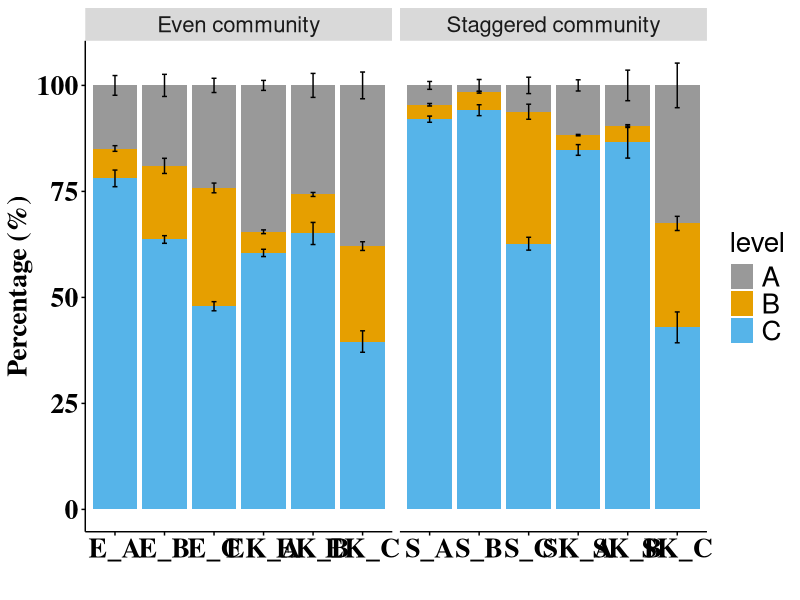

Write the R code that produced this figure.
#读入文件
x<-read.table(file="mis.txt",sep="\t",header=T)  
x

#每组分别计算不同mismatch的标准偏差及坐标
library(tidyverse)
E_A = x %>% filter(Type == "E",primer=="A") %>%
  group_by(mismatch)%>%
  summarize(mean = mean(percentage),sd = sd(percentage)) 
E_A = cbind(Type=rep("E_A",3),E_A,for_sd=unlist(c(100,E_A[2,2],E_A[2,2]+E_A[3,2])))

E_B = x %>% filter(Type == "E",primer=="B") %>%
  group_by(mismatch) %>% 
  summarize(mean = mean(percentage),sd = sd(percentage)) 
E_B = cbind(Type=rep("E_B",3),E_B,for_sd=unlist(c(100,E_B[2,2],E_B[2,2]+E_B[3,2])))

E_C = x %>% filter(Type == "E",primer=="C") %>%
  group_by(mismatch) %>% 
  summarize(mean = mean(percentage),sd = sd(percentage)) 
E_C = cbind(Type=rep("E_C",3),E_C,for_sd=unlist(c(100,E_C[2,2],E_C[2,2]+E_C[3,2])) ) 

EK_A = x %>% filter(Type == "EK",primer=="A") %>%
  group_by(mismatch) %>% 
  summarize(mean = mean(percentage),sd = sd(percentage)) 
EK_A = cbind(Type=rep("EK_A",3),EK_A,for_sd=unlist(c(100,EK_A[2,2],EK_A[2,2]+EK_A[3,2]))  ) 

EK_B = x %>% filter(Type == "EK",primer=="B") %>%
  group_by(mismatch) %>% 
  summarize(mean = mean(percentage),sd = sd(percentage)) 
EK_B = cbind(Type=rep("EK_B",3),EK_B,for_sd=unlist(c(100,EK_B[2,2],EK_B[2,2]+EK_B[3,2])) )

EK_C = x %>% filter(Type == "EK",primer=="C") %>%
  group_by(mismatch) %>% 
  summarize(mean = mean(percentage),sd = sd(percentage)) 
EK_C = cbind(Type=rep("EK_C",3),EK_C,for_sd=unlist(c(100,EK_C[2,2],EK_C[2,2]+EK_C[3,2])) )  

S_A = x %>% filter(Type == "S",primer=="A") %>%
  group_by(mismatch) %>% 
  summarize(mean = mean(percentage),sd = sd(percentage)) 
S_A = cbind(Type=rep("S_A",3),S_A,for_sd=unlist(c(100,S_A[2,2],S_A[2,2]+S_A[3,2]))  )

S_B = x %>% filter(Type == "S",primer=="B") %>%
  group_by(mismatch) %>% 
  summarize(mean = mean(percentage),sd = sd(percentage)) 
S_B = cbind(Type=rep("S_B",3),S_B,for_sd=unlist(c(100,S_B[2,2],S_B[2,2]+S_B[3,2]))   )

S_C = x %>% filter(Type == "S",primer=="C") %>%
  group_by(mismatch) %>% 
  summarize(mean = mean(percentage),sd = sd(percentage)) 
S_C = cbind(Type=rep("S_C",3),S_C,for_sd=unlist(c(100,S_C[2,2],S_C[2,2]+S_C[3,2]))  ) 

SK_A = x %>% filter(Type == "SK",primer=="A") %>%
  group_by(mismatch) %>% 
  summarize(mean = mean(percentage),sd = sd(percentage)) 
SK_A = cbind(Type=rep("SK_A",3),SK_A,for_sd=unlist(c(100,SK_A[2,2],SK_A[2,2]+SK_A[3,2]))  ) 

SK_B = x %>% filter(Type == "SK",primer=="B") %>%
  group_by(mismatch) %>% 
  summarize(mean = mean(percentage),sd = sd(percentage)) 
SK_B = cbind(Type=rep("SK_B",3),SK_B,for_sd=unlist(c(100,SK_B[2,2],SK_B[2,2]+SK_B[3,2]))  )  

SK_C = x %>% filter(Type == "SK",primer=="C") %>%
  group_by(mismatch) %>% 
  summarize(mean = mean(percentage),sd = sd(percentage)) 
SK_C = cbind(Type=rep("SK_C",3),SK_C,for_sd=unlist(c(100,SK_C[2,2],SK_C[2,2]+SK_C[3,2])) )    

##################
#合并
da.ta = rbind(E_A,E_B,E_C,EK_A,EK_B,EK_C,S_A,S_B,S_C,SK_A,SK_B,SK_C)
data = cbind(facet=c(rep("Even community",18),rep("Staggered community",18)),da.ta)
data
data$level =rep(c("A","C","B"),12)

data2 = data %>% arrange(Type,level);data2

#画图
library(ggplot2)
plot_theme = theme(panel.background=element_blank(),
                   panel.grid=element_blank(),
                   axis.line.x=element_line(size=.5, colour="black"),
                   axis.line.y=element_line(size=.5, colour="black"),
                   axis.ticks=element_line(color="black"),
                   axis.text=element_text(color="black", size=20),
                   legend.position="right",
                   legend.background=element_blank(),
                   legend.key=element_blank(),
                   legend.text= element_text(size=20),
                   text=element_text(family="sans", size=20)
)
ggplot(data, aes(x=Type, y=mean, fill=level)) +
  facet_grid(. ~ facet,scales="free") +
  theme(legend.position="right")+
  geom_bar(position="stack", stat="identity") +
  geom_errorbar(aes(ymin=for_sd+sd, ymax=for_sd-sd),
                width=.1,                    
                position="identity") +
  xlab("")+ylab("Percentage (%)")+scale_fill_manual(values=c("#999999", "#E69F00", "#56B4E9"))+
  #labs(fill="Mismatch") + scale_fill_discrete(breaks=c(">1","1","0"))+
  theme(axis.text= element_text(size=20, color="black", family  = "serif", face= "bold", vjust=0.5, hjust=0.5))+
  theme(axis.title = element_text(size=20, color="black", family  = "serif",face= "bold", vjust=0.5, hjust=0.5))+
  plot_theme
